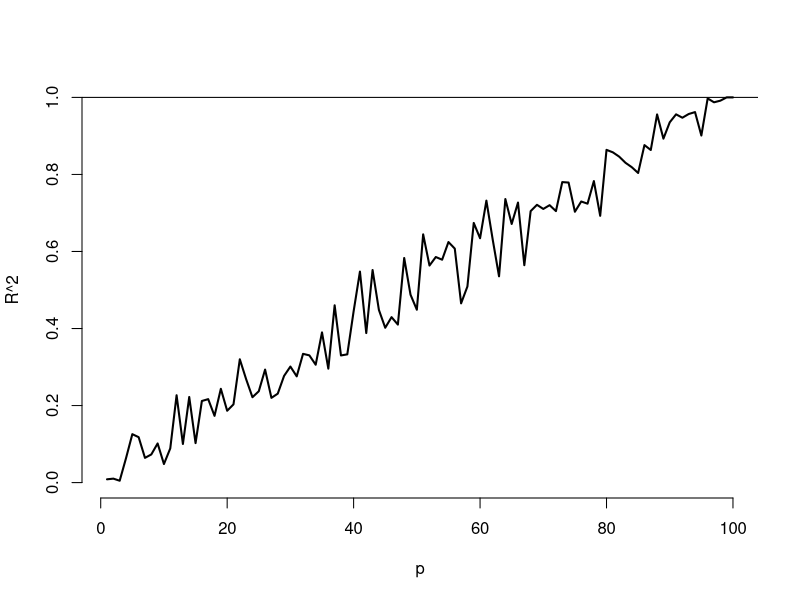

Reproduce this figure in R.
## ---- chunk 1
 n <- 100
plot(c(1, n), 0 : 1, type = "n", frame = FALSE, xlab = "p", ylab = "R^2")
r <- sapply(1 : n, function(p)
      {
        y <- rnorm(n); x <- matrix(rnorm(n * p), n, p)
        summary(lm(y ~ x))$r.squared 
      }
    )
lines(1 : n, r, lwd = 2)
abline(h = 1)
## ---- chunk 2
n <- 100; nosim <- 1000
x1 <- rnorm(n); x2 <- rnorm(n); x3 <- rnorm(n); 
betas <- sapply(1 : nosim, function(i){
  y <- x1 + rnorm(n, sd = .3)
  c(coef(lm(y ~ x1))[2], 
    coef(lm(y ~ x1 + x2))[2], 
    coef(lm(y ~ x1 + x2 + x3))[2])
})
round(apply(betas, 1, sd), 5)
## ---- chunk 3
n <- 100; nosim <- 1000
x1 <- rnorm(n); x2 <- x1/sqrt(2) + rnorm(n) /sqrt(2)
x3 <- x1 * 0.95 + rnorm(n) * sqrt(1 - 0.95^2); 
betas <- sapply(1 : nosim, function(i){
  y <- x1 + rnorm(n, sd = .3)
  c(coef(lm(y ~ x1))[2], 
    coef(lm(y ~ x1 + x2))[2], 
    coef(lm(y ~ x1 + x2 + x3))[2])
})
round(apply(betas, 1, sd), 5)
## ---- chunk 4
##doesn't depend on which y you use,
y <- x1 + rnorm(n, sd = .3)
a <- summary(lm(y ~ x1))$cov.unscaled[2,2]
c(summary(lm(y ~ x1 + x2))$cov.unscaled[2,2],
  summary(lm(y~ x1 + x2 + x3))$cov.unscaled[2,2]) / a
temp <- apply(betas, 1, var); temp[2 : 3] / temp[1]
## ---- chunk 5
data(swiss); 
fit1 <- lm(Fertility ~ Agriculture, data = swiss)
a <- summary(fit1)$cov.unscaled[2,2]
fit2 <- update(fit1, Fertility ~ Agriculture + Examination)
fit3 <- update(fit1, Fertility ~ Agriculture + Examination + Education)
  c(summary(fit2)$cov.unscaled[2,2],
    summary(fit3)$cov.unscaled[2,2]) / a 
## ---- chunk 6
library(car)
fit <- lm(Fertility ~ . , data = swiss)
vif(fit)
sqrt(vif(fit)) #I prefer sd 
## ---- chunk 7
fit1 <- lm(Fertility ~ Agriculture, data = swiss)
fit3 <- update(fit, Fertility ~ Agriculture + Examination + Education)
fit5 <- update(fit, Fertility ~ Agriculture + Examination + Education + Catholic + Infant.Mortality)
anova(fit1, fit3, fit5)
